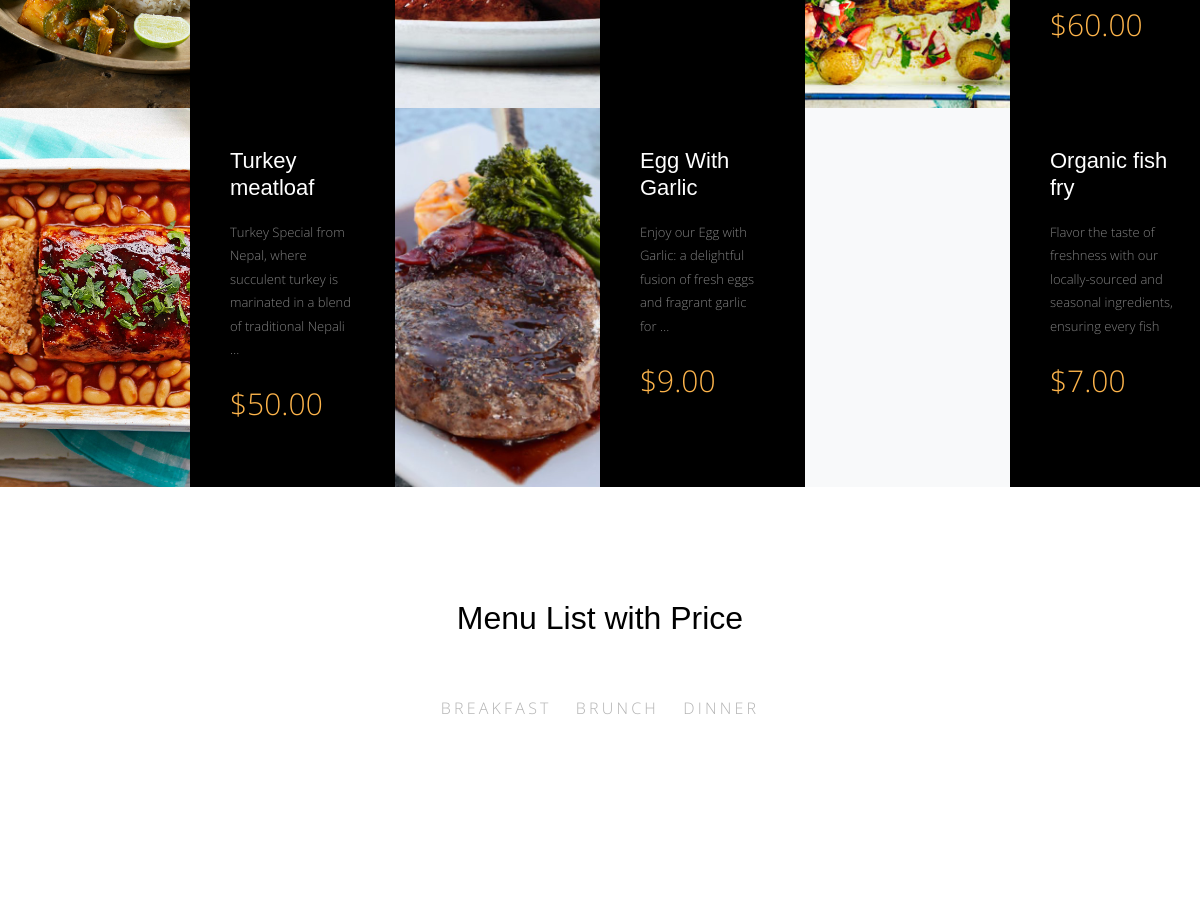
Before: / (middle part) with the older database file.
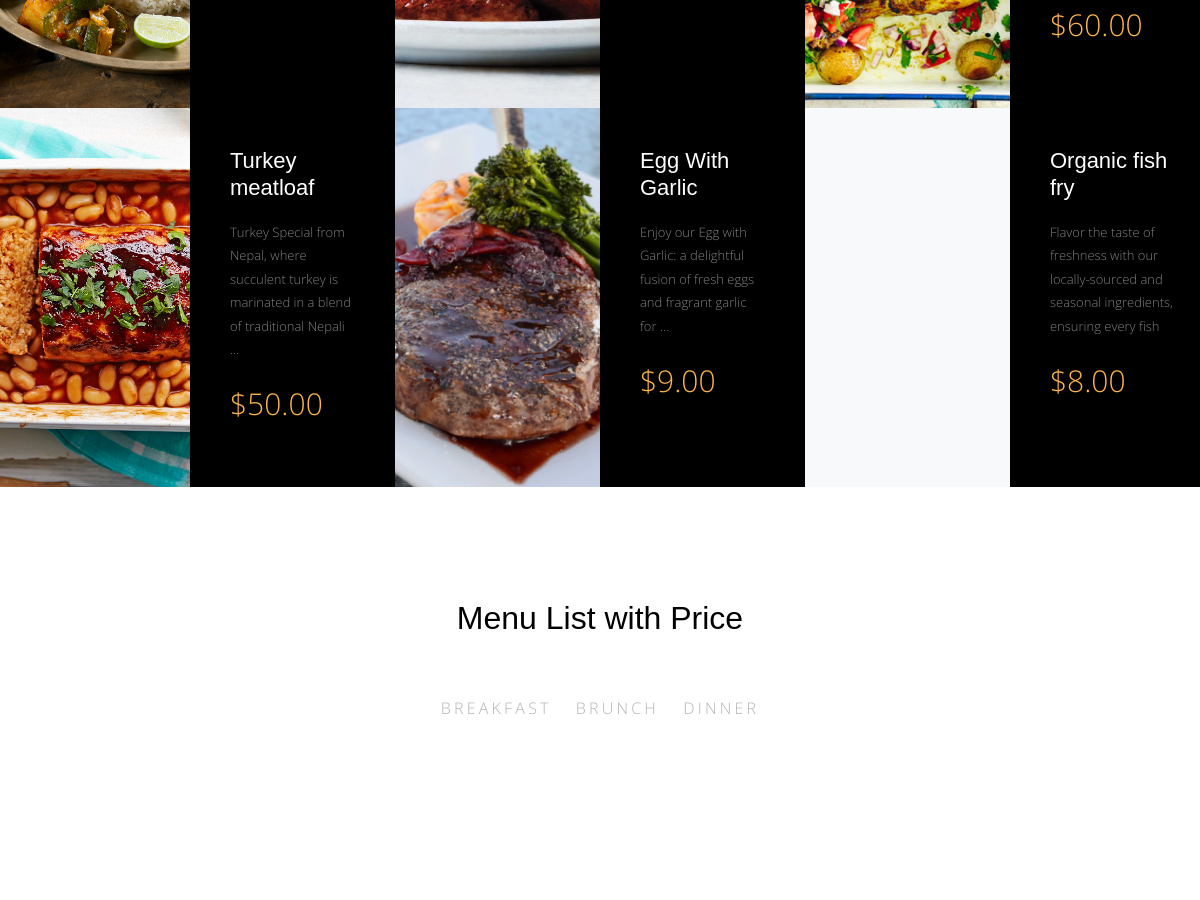
After: the same page with the newer database file.
### meals/models.py (models this page shows, shortened)
class Meals(models.Model):
    name = models.CharField(max_length=50)
    description = models.TextField(max_length=500)
    category = models.ForeignKey('Category' , on_delete=models.SET_NULL , null=True)
    people = models.IntegerField()
    price = models.DecimalField(max_digits=5 , decimal_places=2)
    preperation_time =models.IntegerField()
    image = models.ImageField(upload_to='meals/')
    slug = models.SlugField(blank=True, null=True)
    class Meta:
        verbose_name = 'meal'
        verbose_name_plural = 'meals'

### home/views.py (the view)
# urls.py: path('',views.home , name='home' ),
def home(request):
    meals = Meals.objects.all()
    meal_list = Meals.objects.all()
    categories = Category.objects.all()
    posts = Post.objects.all()
    latest_post = Post.objects.last()
    why_choose_us = Why_Choose_Us.objects.all()
    context = {
        'meals' : meals ,
        'meal_list' : meal_list ,
        'categories' : categories ,
        'posts' : posts ,
        'latest_post' : latest_post ,
        'why_choose_us' : why_choose_us ,
    }
    return render(request , 'home/index.html' , context)

### meals/models.py (called while the page is built)
    def __str__(self):
        return self.name

### home/templates/home/index.html (shortened to what this page needs)
{% extends 'base.html' %}
{% load static %}
{% block body %}
      <div class="main-wrap">
        <div class="section pt-0 pb-0">
          <div class="menus d-flex bg-light">
            {% for meal in meals %}
            <div class="d-flex item">
              <div class="image" style="background-image: url({{meal.image.url}});" data-aos="fade"></div>
              <div class="text">
                <h3>{{meal.name}}</h3>
                <p>{{meal.description|truncatewords:15}}</p>
                <p class="price">${{meal.price}}</p>
              </div>
            </div>
            {% endfor %}
          </div>
        </div>
        <div class="section">
            <div class="container">
              <div class="row justify-content-center">
                <div class="col-md-8" data-aos="fade-up">
                  <h2 class="mb-5 text-center">Menu List with Price</h2>
                  <ul class="nav site-tab-nav" id="pills-tab" role="tablist">
                    {% for category in categories %}
                      <li class="nav-item">
                        <a class="nav-link " id="{{category}}-tab" data-toggle="pill" href="#{{category}}" role="tab" aria-controls="{{category}}" aria-selected="true">{{category}}</a>
                      </li>
                    {% endfor %}
                  </ul>
                </div>
              </div>
            </div>
          </div>
      </div>
      {% endblock body %}

Changed rows visible on the page:
changed Meals "Organic fish fry": price "7.00" → "8.00"
